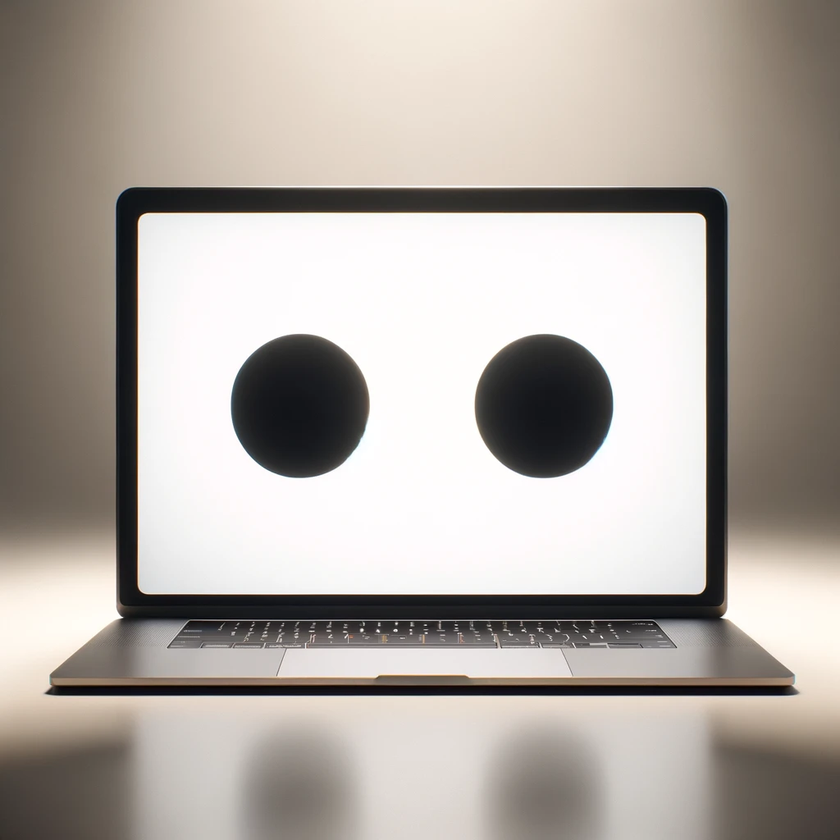
#> input picture test.png, 840 x 840 px, shrunk from 1024 x 1024 before the run
$ python test_edge_detection.py
#> lines starting #> are read from the running program, lines starting #| are printed output that depends on the picture; after the words box and inside, x2 and y2 are one past the last pixel; in counts of white or black regions, pixels touching at a corner belong together
import cv2
import numpy as np

# Load the image
image_path = 'test.png'
image = cv2.imread(image_path)
#> image is the input picture: shape (840, 840, 3); mean B, G, R 163.3, 169.8, 176.9

# Convert to grayscale
gray = cv2.cvtColor(image, cv2.COLOR_BGR2GRAY)

# Apply Gaussian blur
blurred = cv2.GaussianBlur(gray, (5, 5), 0)
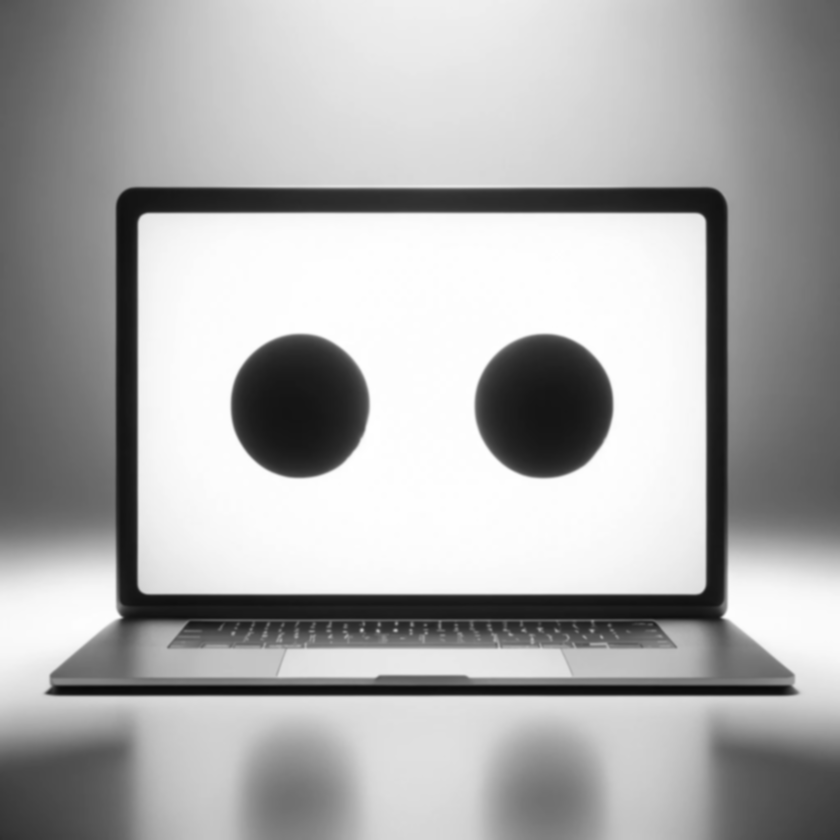
#> blurred: shape (840, 840); min 8, max 255, mean 171.2

# Use Canny edge detection
edges = cv2.Canny(blurred, 50, 150)
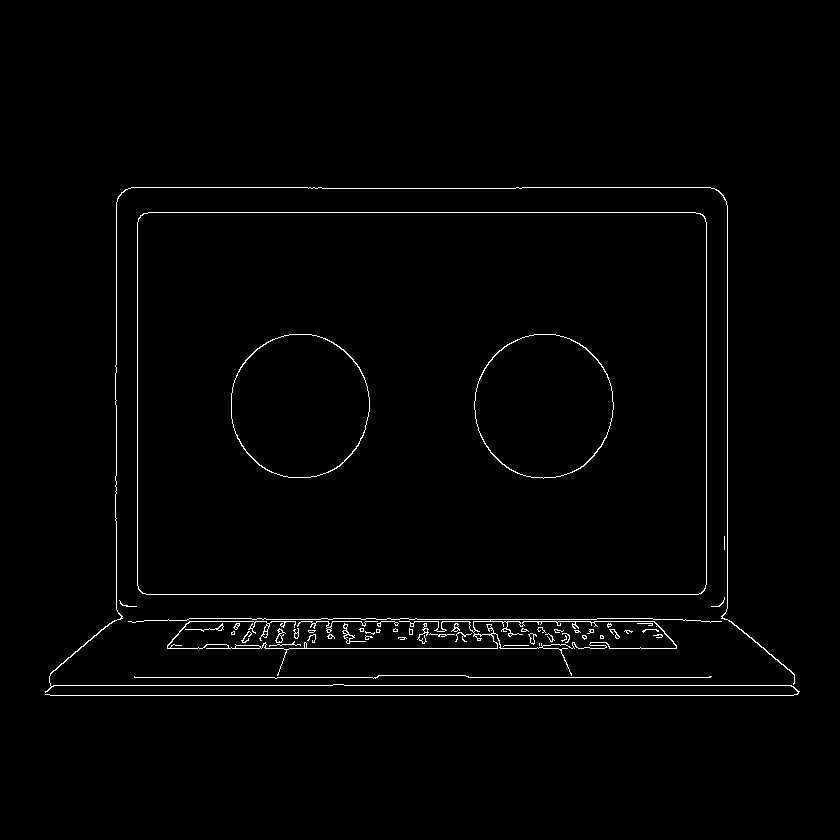
#> edges: shape (840, 840); 1.5% white in thin lines or dots, all inside (x1, y1, x2, y2) = (45, 187, 800, 696)

# Find contours
contours, _ = cv2.findContours(edges.copy(), cv2.RETR_EXTERNAL, cv2.CHAIN_APPROX_SIMPLE)
#> contours = 31 contours, 20 with area under 20; largest, box (x1, y1, x2, y2) and area: (137, 212, 707, 595) 217249, (128, 618, 722, 676) 4894, (45, 187, 800, 696) 152, (342, 623, 366, 644) 79, (275, 628, 286, 643) 56

# Function to calculate area of each contour and find the largest one
def find_largest_contour(contours):
    largest_contour = max(contours, key=cv2.contourArea)
#> largest_contour = contour of 33 points, box (x1, y1, x2, y2) (137, 212, 707, 595), area 217249
    return largest_contour

# Find the largest contour
largest_contour = find_largest_contour(contours)

# Draw the largest contour on the original image
cv2.drawContours(image, [largest_contour], -1, (0, 255, 0), 2)
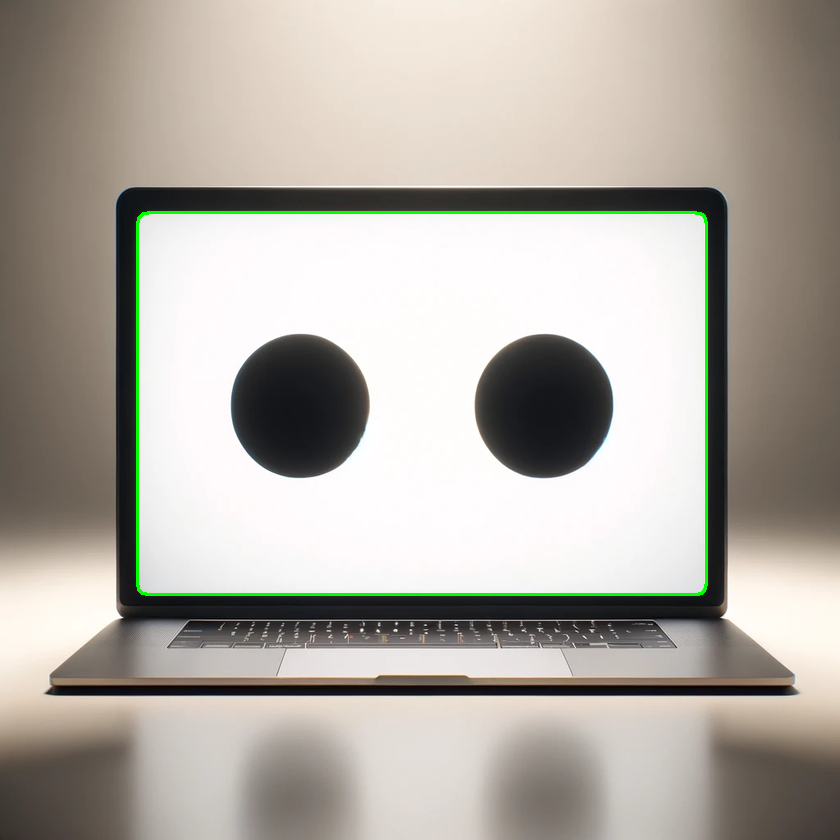
#> image: shape (840, 840, 3); 0.81% of pixels changed, all inside (x1, y1, x2, y2) = (136, 211, 708, 596)

# Save the resulting image
result_image_path = 'result_test.png'
cv2.imwrite(result_image_path, image)
